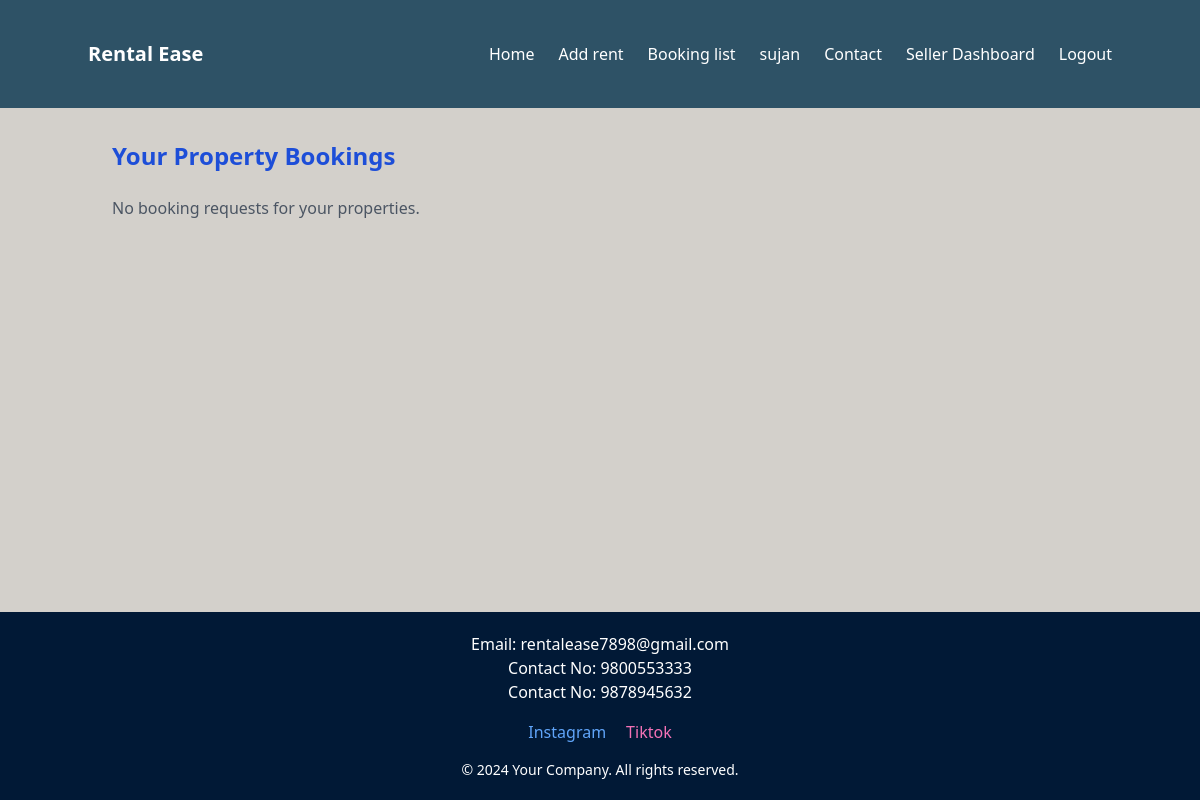
Page /seller/bookings/ (signed in) on the earlier database version.
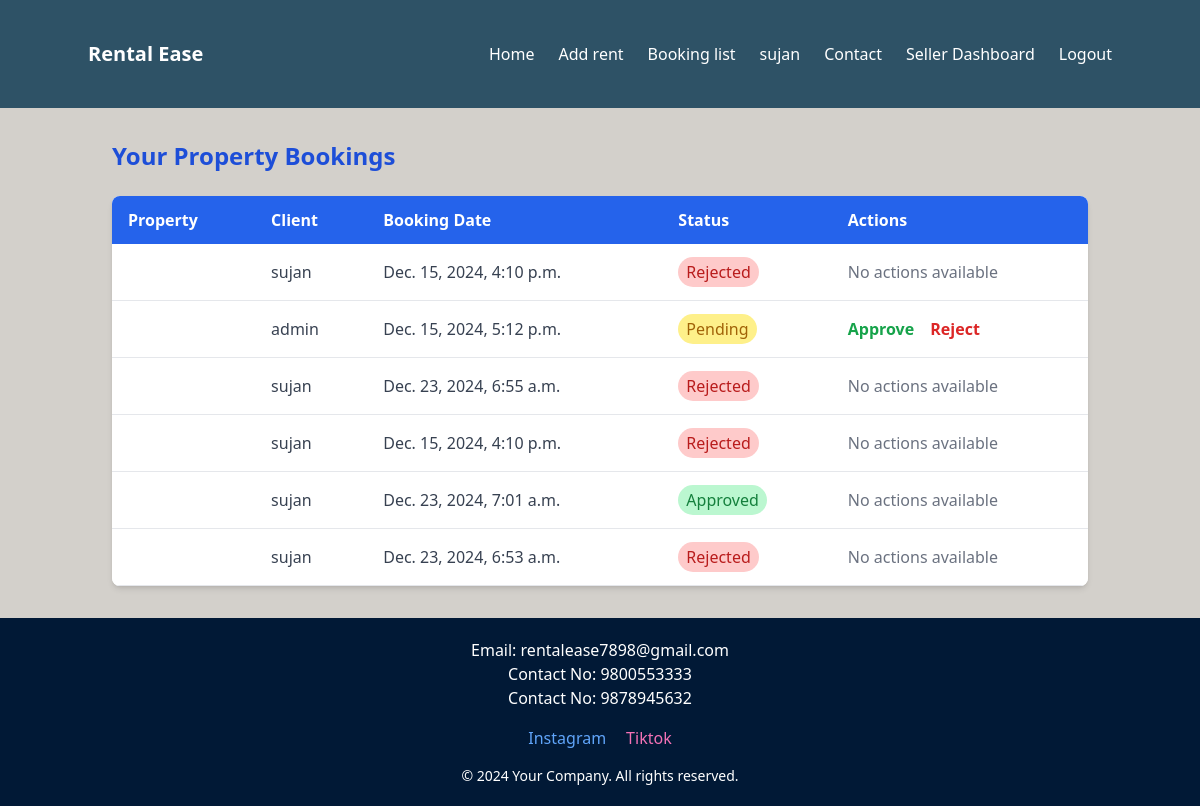
Same page on the later database version.
### app/models.py (models this page shows, shortened)
class Booking(models.Model):
    property = models.ForeignKey(Property, on_delete=models.CASCADE, related_name='bookings')
    client = models.ForeignKey(User, on_delete=models.CASCADE)
    booking_date = models.DateTimeField(auto_now_add=True)
    is_booked = models.BooleanField(default=False)
    approval_status = models.CharField(    # Added approval_status for booking requests
        max_length=10,
        choices=[('approved', 'Approved'), ('rejected', 'Rejected'), ('pending', 'Pending')],
        default='pending'
    )

### app/views.py (the view)
# urls.py: path('seller/bookings/', seller_bookings, name='seller_bookings'),
@login_required
def seller_bookings(request):
    properties = Property.objects.filter(seller=request.user)
    bookings = Booking.objects.filter(property__in=properties)
    context = {
        'bookings': bookings,
    }
    return render(request, 'seller_bookings.html', context)

### app/templates/seller_bookings.html
{% extends 'navbar_footer.html' %}
{% block content %}
    <div class="container mx-auto px-6 py-8">
        <h2 class="text-2xl font-bold text-blue-700 mb-6">Your Property Bookings</h2>
        {% if bookings %}
            <div class="overflow-x-auto bg-white shadow-md rounded-lg">
                <table class="min-w-full bg-white">
                    <thead class="bg-blue-600 text-white">
                        <tr>
                            <th class="py-3 px-4 text-left font-semibold">Property</th>
                            <th class="py-3 px-4 text-left font-semibold">Client</th>
                            <th class="py-3 px-4 text-left font-semibold">Booking Date</th>
                            <th class="py-3 px-4 text-left font-semibold">Status</th>
                            <th class="py-3 px-4 text-left font-semibold">Actions</th>
                        </tr>
                    </thead>
                    <tbody class="text-gray-700">
                        {% for booking in bookings %}
                            <tr class="border-b hover:bg-gray-100">
                                <td class="py-4 px-4">{{ booking.property.name }}</td>
                                <td class="py-4 px-4">{{ booking.client.username }}</td>
                                <td class="py-4 px-4">{{ booking.booking_date }}</td>
                                <td class="py-4 px-4">
                                    <span class="px-2 py-1 rounded-full {% if booking.approval_status == 'approved' %}bg-green-200 text-green-700{% elif booking.approval_status == 'rejected' %}bg-red-200 text-red-700{% else %}bg-yellow-200 text-yellow-700{% endif %}">
                                        {{ booking.approval_status|title }}
                                    </span>
                                </td>
                                <td class="py-4 px-4">
                                    {% if booking.approval_status == 'pending' %}
                                        <a href="{% url 'approve_booking' booking.id 'approved' %}" class="text-green-600 hover:text-green-800 font-semibold mr-3">Approve</a>
                                        <a href="{% url 'approve_booking' booking.id 'rejected' %}" class="text-red-600 hover:text-red-800 font-semibold">Reject</a>
                                    {% else %}
                                        <span class="text-gray-500">No actions available</span>
                                    {% endif %}
                                </td>
                            </tr>
                        {% endfor %}
                    </tbody>
                </table>
            </div>
        {% else %}
            <p class="text-gray-600 mt-4">No booking requests for your properties.</p>
        {% endif %}
    </div>
{% endblock %}

Differences in the rows shown:
added Booking: client.username "sujan", booking_date "Dec. 15, 2024, 4:10 p.m.", approval_status "Rejected", shows "No actions available"
added Booking: client.username "admin", booking_date "Dec. 15, 2024, 5:12 p.m.", approval_status "Pending", shows "Approve"
added Booking: client.username "sujan", booking_date "Dec. 23, 2024, 6:55 a.m.", approval_status "Rejected", shows "No actions available"
added Booking: client.username "sujan", booking_date "Dec. 15, 2024, 4:10 p.m.", approval_status "Rejected", shows "No actions available"
added Booking: client.username "sujan", booking_date "Dec. 23, 2024, 7:01 a.m.", approval_status "Approved", shows "No actions available"
added Booking: client.username "sujan", booking_date "Dec. 23, 2024, 6:53 a.m.", approval_status "Rejected", shows "No actions available"
Other differences:
text no longer shown: "No booking requests for your properties."
text now shown: "Property Client Booking Date Status Actions"
